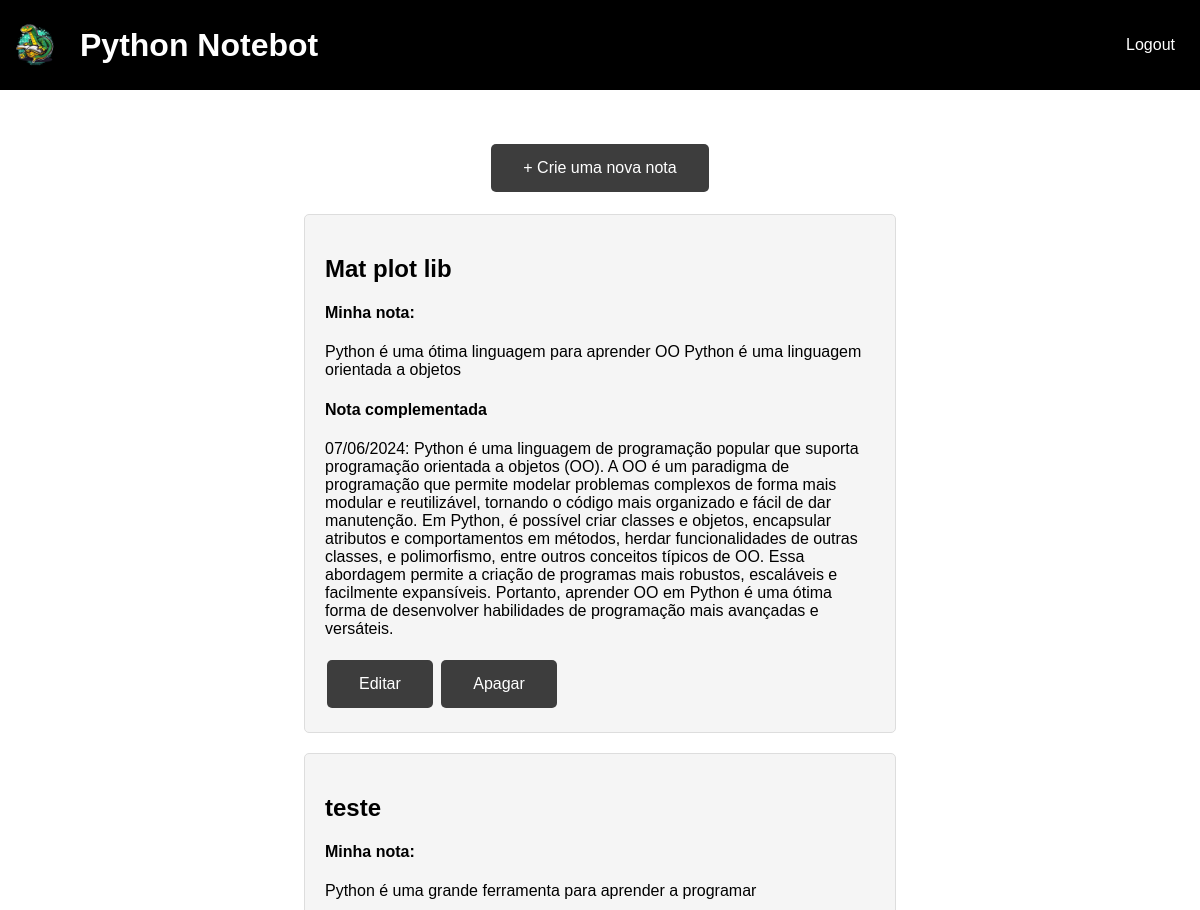
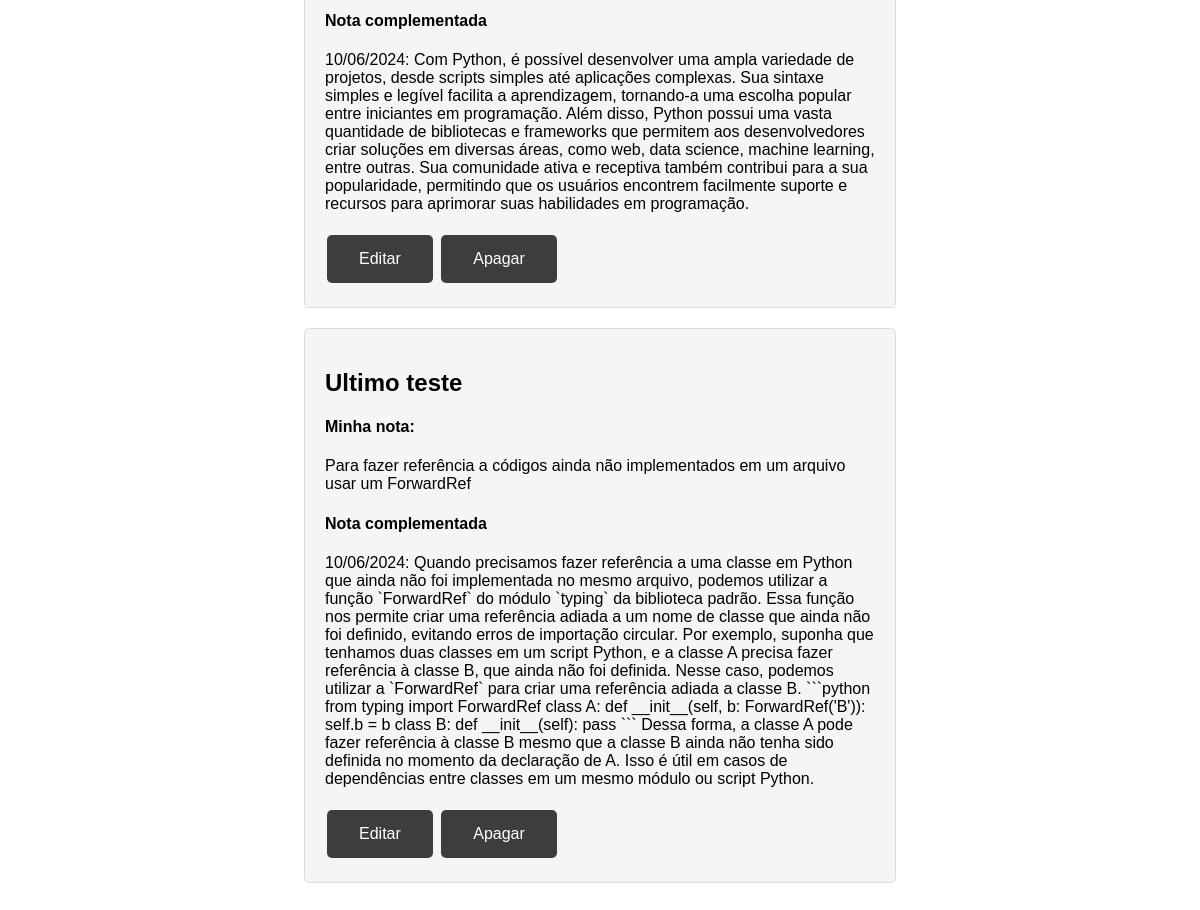
The app's page /notes (signed in) with its own data (2 pictures, top to bottom).
### models.py (models this page shows, shortened)
class Note(db.Model):
    __tablename__ = 'notes'
    id: int = db.Column(db.Integer, primary_key=True)
    name: str = db.Column(db.String)
    author_id: int = db.Column(db.Integer)
    notes: str = db.Column(db.String)
    assistant_bot_notes: str = db.Column(db.String)

### app.py (the view)
@app.route('/notes', methods=['POST', 'GET'])
def notes():
    if 'name' in session:
        user = User.get_user(session['name'])
        notes = Note.query.filter_by(author_id=user.id)
        return render_template('notes.html', notes=notes)
    return render_template('notes.html', not_login=True)

### models.py (called while the page is built)
    @staticmethod
    def get_user(name: str) -> Self:
        return User.query.filter_by(name=name).first()

### templates/notes.html (shortened to what this page needs)
<!DOCTYPE html>
<html lang="en">
  <head>
  </head>
  <body>
    <header class="navbar">
      <img src="{{url_for('static', filename='home.png')}}" height="50px" />
      <h1 class="main-text">Python Notebot</h1>
      {% if not_login != True %}
      <form style="margin-left: auto" action="{{url_for('logout')}}">
        <input class="logout-btn" type="submit" value="Logout" />
      </form>
      {% endif %}
    </header>
    <main class="content">
      {% if not_login == True %}
      <p>Você não está logado</p>
      <form action="{{url_for('login')}}" method="GET">
        <input class="button" type="submit" value="Vamos lá!" />
      </form>
      {% else %}
      <a class="button" href="/new">+ Crie uma nova nota</a><br /><br />
      {% for note in notes %}
      <div class="note-box">
        <h2>{{note.name}}</h2>
        <h4>Minha nota:</h3>
          {{note.notes}}
        <h4>Nota complementada</h4>
          {{note.assistant_bot_notes}}
        <br /><br>
        <a class="button" href="/edit/{{note.id}}">Editar</a>
        <a class="button" href="/delete/{{note.id}}">Apagar</a>
      </div>
      {% endfor %} {% endif %}
    </main>
  </body>
</html>

### templates/notes.html (style rules this page uses)
body { margin: 0; padding: 0; font-family: sans-serif; background-color: white; }
.button { background-color: #3d3d3d; border: none; color: white; padding: 15px 32px; text-align: center; text-decoration: none; display: inline-block; font-size: 16px; margin: 4px 2px; cursor: pointer; border-radius: 5px; }
.navbar { overflow: hidden; background-color: black; padding: 20px 10px; display: flex; align-items: center; }
.navbar img { width: 50px; height: 50px; margin-right: 20px; }
.logout-btn { margin-left: auto; background-color: black; color: white; border: none; padding: 10px 15px; font-size: 16px; cursor: pointer; }
.main-text { font-size: 2em; color: white; font-weight: bold; margin: 0; font-family: 'Helvetica'; }
.content { padding: 50px; align-items: center; text-align: center; }
.note-box { margin: auto; text-align: left; background-color: #f5f5f5; border: 1px solid #ddd; padding: 20px; margin-bottom: 20px; border-radius: 5px; width: 50%; }

### records on screen
Note: name "Mat plot lib", notes "Python é uma ótima linguagem para aprender OO Python é uma linguagem orientada a objetos", assistant_bot_notes "07/06/2024: Python é uma linguagem de programação popular que suporta programação orientada a objetos (OO). A OO é um paradigma de programação que permite modelar problemas complexos de forma mais modular e reutilizável, tornando o código mais organizado e fácil de dar manutenção. Em Python, é possível criar classes e objetos, encapsular atributos e comportamentos em métodos, herdar funcionalidades de outras classes, e polimorfismo, entre outros conceitos típicos de OO. Essa abordagem permite a criação de programas mais robustos, escaláveis e facilmente expansíveis. Portanto, aprender OO em Python é uma ótima forma de desenvolver habilidades de programação mais avançadas e versáteis."
Note: name "teste", notes "Python é uma grande ferramenta para aprender a programar", assistant_bot_notes "10/06/2024: Com Python, é possível desenvolver uma ampla variedade de projetos, desde scripts simples até aplicações complexas. Sua sintaxe simples e legível facilita a aprendizagem, tornando-a uma escolha popular entre iniciantes em programação. Além disso, Python possui uma vasta quantidade de bibliotecas e frameworks que permitem aos desenvolvedores criar soluções em diversas áreas, como web, data science, machine learning, entre outras. Sua comunidade ativa e receptiva também contribui para a sua popularidade, permitindo que os usuários encontrem facilmente suporte e recursos para aprimorar suas habilidades em programação."
Note: name "Ultimo teste", notes "Para fazer referência a códigos ainda não implementados em um arquivo usar um ForwardRef", assistant_bot_notes "10/06/2024: Quando precisamos fazer referência a uma classe em Python que ainda não foi implementada no mesmo arquivo, podemos utilizar a função `ForwardRef` do módulo `typing` da biblioteca padrão. Essa função nos permite criar uma referência adiada a um nome de classe que ainda não foi definido, evitando erros de importação circular. Por exemplo, suponha que tenhamos duas classes em um script Python, e a classe A precisa fazer referência à classe B, que ainda não foi definida. Nesse caso, podemos utilizar a `ForwardRef` para criar uma referência adiada a classe B. ```python from typing import ForwardRef class A: def __init__(self, b: ForwardRef('B')): self.b = b class B: def…"
